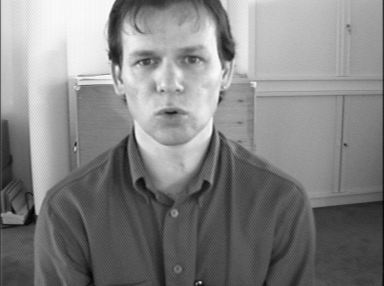
%> input picture BioID_1500.pgm, 384 x 286 px
$ octave --eval "result = eyepoint;"   (GNU Octave 9; MATLAB toolbox functions it lacks are replaced by stand-ins)
%> lines starting %> are read from the running program, lines starting %| are printed output that depends on the picture; in (x1, y1, x2, y2) boxes, pixels count from 0 and x2, y2 are one past the last pixel; in counts of white or black regions, pixels touching at a corner belong together; the program's own positions count from 1
function [ro,c] = eyepoint()
%Finds the center of a human eye in
%a grayscale or rgb image using isophote curvature
%Reference: Accurate Eye Center Location and Tracking Using Isophote
%Curvature, Roberto Valenti and Theo Gevers

% %%%%%% Input Arguments
% input = Either Grayscale or RGB image.
% kernelsize = size of Gaussian kernel used for smoothing and filtering the
% image.
% sigma = Standard deviation of gaussian filter.
% minrad = minimum value of magnitude of displacement vector estimated using the method that
% should be used for voting. Values below it are not used for voting.
% maxrad = maximum value of magnitude of displacement vector estimated
% using  the method that should be used for voting. Values above it are not
% used for center voting.
% thresh (Not required when using curved method. but required during using
% canny method
%)= threshhold value as required for Canny operator in Edge method. Default
%is 0.37
%scale(optional)=To specify which scale to use. Default is 1.
% method(optional)= Method to be used for determinin center. can be string named
% 'canny' or 'curved'. default is 'curved'.


% %%%%%% Output Arguments
% r = y-coordinates of estimated center.
% c =x-coordinates of estimated center.


% %%%%% Example:
% eyepoint('C:\Singh\Data\faces\BioID\ftp.uni-erlangen.de\pub\facedb\BioID_
% 1152.png',8,3,4,30,0.37,'canny');

% eyepoint('C:\Singh\Data\faces\BioID\ftp.uni-erlangen.de\pub\facesdb\BioID
% _1152.png',8,5,4,30);
%eyepoint('C:\highres\008\008_01.jpg',8,1,4,50,0.5)
%eyepoint('C:\highres\032\032_01.jpg',8,1,5,50,0.43,'canny')

%%%%%%%%%%%%%%%%%%%%%%%%%%%%%%%%%%%%%%%%%%%%%%%%%%%%%%%%%%%%%%%%%%%%%%%%%

kernelsize=8;
sigma=5;
minrad=4;
maxrad=30;
scale=1;
thresh=0.4;

% Read the image
I=imread('BioID_1500.pgm');
%> I is the input picture: size 286x384 uint8; min 1, max 252, mean 131.3
user=I;
iptsetpref('useIPPL',false);
I=imresize(I,scale,'lanczos3');

% If the image is rgb then convert it into grayscale
if(size(I,3)==3)
I=rgb2gray(I);
end
imagesc(I),title('Original Image'),impixelinfo,colormap('gray');
hold on;
% Crop the image and adjust it. It saves computation and makes sure that only relevant areas
% of the Image are used.
rect = [126.5100   41.5100   84.9800   32.9800];
J = imcrop(user,[126.5100   41.5100   84.9800   32.9800]);

hold off;
m=[rect(1) rect(1)+rect(3)];
n=[rect(2) rect(2)+rect(4)];
% Display the cropped image
figure,imagesc(J,'XData',m,'YData',n),title('Original Cropped Image'),impixelinfo,colormap('gray');
% Obtain the kernel for smoothing the image using the given arguments
sz=2*kernelsize-1;
h=zeros(2*sz-1,2*sz-1);
for y=-(sz-1):1:(sz-1)
    for x=-(sz-1):1:(sz-1)
      a=x+sz;
      b=y+sz;
      h(b,a)=exp(-((x*x) + (y*y))/(2*sigma*sigma))/(2*pi*sigma*sigma);
    end
end
% smooth the image using imfilter function and kernel obtained above
% Apply the canny operator on the image if specified

J=imfilter(J,h,'replicate','conv');
J=edge(J,'canny',thresh,sigma);
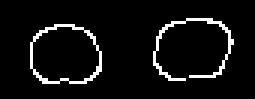
%> J: size 33x85 logical (shown 3 times larger); 6% white in thin lines or dots, all inside (x1, y1, x2, y2) = (10, 6, 78, 28)

% Convert the data type of the image to double. Now divide the cropped
% image into two parts. One for each eye. Store it in variable cel
cel{1}=J(1:1:size(J,1),1:1:round(0.50*size(J,2)));
cel{2}=J(1:1:size(J,1),round(0.50*size(J,2)):1:size(J,2));
ro=zeros(2);
c=zeros(2);
%for each eye apply the algorithm based on the method specified.
for gagan=1:1:2
cel{gagan}=im2double(cel{gagan});
% Smooth the image.
cel{gagan}=imfilter(cel{gagan},h,'replicate','conv');
% Display the image obtained after
% smoothing
figure,imagesc(cel{gagan},'XData',m,'YData',n),title('Image after Blurring with Gaussian'),impixelinfo,colormap('gray');
% Calculate the gradient using the 7-tap Coefficients given by Farid and
% Simoncelli given in their paper "Differentiation of Discrete
% Multi-Dimensional Signals".If scale is les than or equal to 1. Otherwise
% compute using gradient method of MATLAB.
if(scale<=1)
 p = [ 0.004711  0.069321  0.245410  0.361117  0.245410  0.069321  0.004711];
  d1 = [ 0.018708  0.125376  0.193091  0.000000 -0.193091 -0.125376 -0.018708];
  d2 = [ 0.055336  0.137778 -0.056554 -0.273118 -0.056554  0.137778  0.055336];
 FX=conv2(p,d1,cel{gagan},'same');
 FY=conv2(d1,p,cel{gagan},'same');
 FXX=conv2(p,d2,cel{gagan},'same');
 FYY=conv2(d2,p,cel{gagan},'same');
 FXY=conv2(d1,p,FX,'same');
else
[FX,FY]=gradient(cel{gagan});
[FXX,FXY]=gradient(FX);
[FYX,FYY]=gradient(FY);
end
% Calculate the curvedness
curved=sqrt(im2double(FXX.^2 + 2*FXY.^2 + FYY.^2));
% Display the curvedness
figure,imagesc(abs(curved),'XData',m,'YData',n),title('Curvedness'),impixelinfo,colormap('gray');
% Calculate the displacement vectors
G1=FX.^2 + FY.^2;
G2=((FY.^2).*FXX) - (2*(FX.*FXY).*FY) + ((FX.^2).*FYY);
G2=round(G1./G2);
G2=-1*G2;
% Clear the redundant variables to free some space
clear FXX;
clear FXY;
clear FYY;
G4=G2.*FX;
G5=G2.*FY;
G1=G1.^(1.5);
G8=round(G2./G1);
G8=-1*G8;
clear FX;
clear FY;
D_vector=zeros(size(cel{gagan},1),size(cel{gagan},2),2);
for y=1:1:size(cel{gagan},1)
for x=1:1:size(cel{gagan},2)
        D_vector(y,x,1)=G4(y,x);
        D_vector(y,x,2)=G5(y,x);
end
end
D_vector=round(D_vector);
Mag_D_vector=sqrt(D_vector(:,:,1).^2 + D_vector(:,:,1).^2);
% Create the weight array.Make curvedness as the voting scheme if method
% specified is curved otherwise use 1 for canny.
weight=zeros(size(cel{gagan},1),size(cel{gagan},2));
for y=1:1:size(cel{gagan},1)
    for x=1:1:size(cel{gagan},2)
        weight(y,x)=1;

    end
end
% Create the accumulator that will store the result
mapped=zeros(size(cel{gagan},1),size(cel{gagan},2));
Used_D_Vector=zeros(size(cel{gagan},1),size(cel{gagan},2),2);
for y=1:1:size(cel{gagan},1)
    for x=1:1:size(cel{gagan},2)
        if((D_vector(y,x,1)~=0) || (D_vector(y,x,2)~=0))
        if((x+D_vector(y,x,1)>0) &&  (y+D_vector(y,x,2)>0))
        if((x+D_vector(y,x,1)<=size(cel{gagan},2)) &&  (y+D_vector(y,x,2)<=size(cel{gagan},1)) && (G8(y,x)<0))
            if((Mag_D_vector(y,x)>=minrad)&&(Mag_D_vector(y,x)<=maxrad))
                % use only those displacement vectors which are within the
                % specified range
            Used_D_Vector(y,x,1)=D_vector(y,x,1);
            Used_D_Vector(y,x,2)=D_vector(y,x,2);
        mapped(y+D_vector(y,x,2),x+D_vector(y,x,1))=mapped(y+D_vector(y,x,2),x+D_vector(y,x,1)) + weight(y,x);
            end
        end
        end
        end
    end
end
% plot the used displacement vectors
quiver(Used_D_Vector(:,:,1),Used_D_Vector(:,:,2),0),title('Displacement Vector');
% smooth the accumulator
mapped=imfilter(mapped,h,'replicate','conv');
% plot the mapped image obtained after smoothing
figure,imagesc(mapped,'XData',m,'YData',n),title('Mapped Image after Blurring with Gaussian'),impixelinfo,colormap('gray');
% Find the maximum isocenter
[ro(gagan),c(gagan)]=find(mapped==max(mapped(:)));
mapped(mapped<max(mapped(:)))=0;
% plot the result
figure,imagesc(mapped,'XData',m,'YData',n),title('Result'),impixelinfo,colormap('gray');
% Back project to see who voted for the center
radiusmap{gagan}=zeros(size(cel{gagan},1),size(cel{gagan},2));
for y=1:1:size(cel{gagan},1)
    for x=1:1:size(cel{gagan},2)
            if(((ro(gagan)-2)<=(y+Used_D_Vector(y,x,2)))&&((ro(gagan)+2)>=(y+Used_D_Vector(y,x,2))) && ((c(gagan)-2)<=(x+Used_D_Vector(y,x,1)))&&((c(gagan)+2)>=(x+Used_D_Vector(y,x,1))))
                radiusmap{gagan}(y,x)=radiusmap{gagan}(y,x) + abs(curved(y,x));
            end
    end
 end
figure,imagesc(abs(curved),'XData',m,'YData',n),title('Curvedness'),impixelinfo,colormap('gray');
% plot the back projected image
figure,imagesc(radiusmap{gagan},'XData',m,'YData',n),title('Radiusmap'),impixelinfo,colormap('gray');
end
%> this loop made 2 passes
%> pass 1, in eyepoint, `FY=conv2(d1,p,cel{gagan},'same');`:
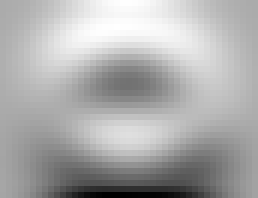
%> FY: size 33x43 double (shown 6 times larger); min -0.0224, max 0.0112, mean 0.00032; drawn with min black and max white
%> pass 1, in eyepoint, `FXX=conv2(p,d2,cel{gagan},'same');`:
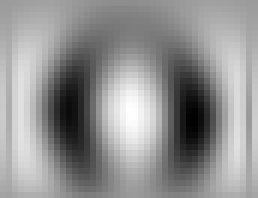
%> FXX: size 33x43 double (shown 6 times larger); min -0.00297, max 0.00196, mean -0.000147; drawn with min black and max white
%> pass 1, in eyepoint, `FYY=conv2(d2,p,cel{gagan},'same');`:
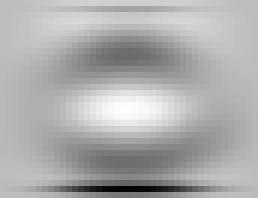
%> FYY: size 33x43 double (shown 6 times larger); min -0.00735, max 0.00265, mean -0.000547; drawn with min black and max white
%> pass 1, in eyepoint, `title('Displacement Vector')`:
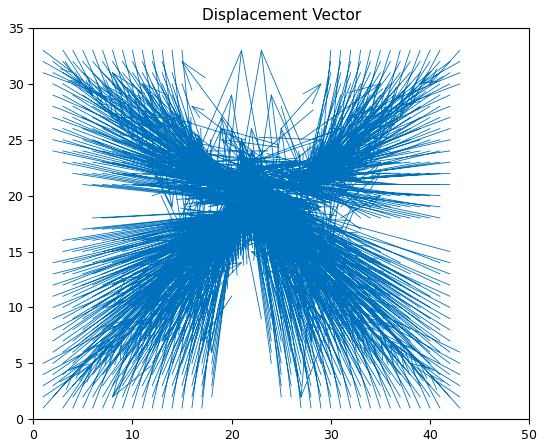
%> figure redrawn from the program's plot data; highest point at x = 1, y = 33; highest point at x = 2, y = 33
%> after the loop:
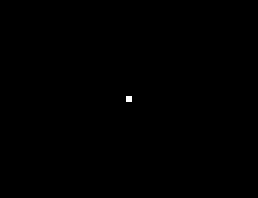
%> mapped: size 33x43 double (shown 6 times larger); values 0 (black) and 2.21 (white), 0.07% white in thin lines or dots, all inside (x1, y1, x2, y2) = (21, 16, 22, 17)
%> after the loop: weight: size 33x43 double; every value is 1
%> after the loop, c = [22 0; 22 0]; cel = 2 items; d1 = [0.0187 0.125 0.193 0 -0.193 -0.125 -0.0187]; d2 = [0.0553 0.138 -0.0566 -0.273 -0.0566 0.138 0.0553]; p = [0.00471 0.0693 0.245 0.361 0.245 0.0693 0.00471]; radiusmap = 2 items; ro = [20 0; 17 0]
c(1)=c(1)+m(1);
ro(1)=ro(1)+n(1);
c(2)=c(2)+m(1)+0.50*size(J,2);
ro(2)=ro(2)+n(1);
% Display the resulting image.
figure;imshow(I,[],'initialMagnification','fit');impixelinfo;hold on;
plot(c(1),ro(1),'r*');
plot(c(2),ro(2),'r*');
c(1),ro(1)
%> after `c(1)`: ans = 148.5
%> after `ro(1)`: ans = 61.51
c(2),ro(2)
%> after `c(2)`: ans = 191
%> after `ro(2)`: ans = 58.51
%> `result = eyepoint;`:
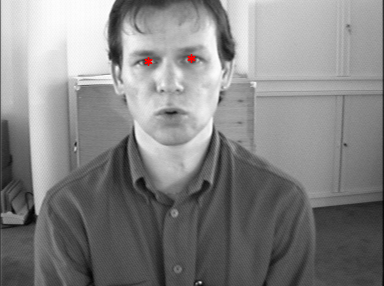
%> figure redrawn from the program's plot data
%> `result = eyepoint;`: result = [61.51 0; 58.51 0]
hold off;
end

$ run again, with BioID_0418.pgm copied over BioID_1500.pgm
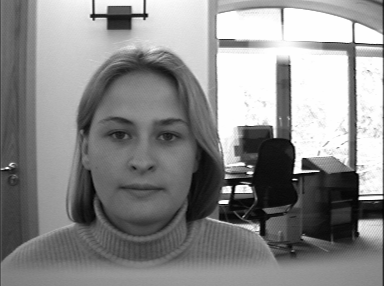
%> input picture BioID_0418.pgm, 384 x 286 px
%> in eyepoint, I is the input picture: size 286x384 uint8; min 1, max 254, mean 138.6
%> in eyepoint, `J=edge(J,'canny',thresh,sigma);`:
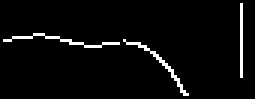
%> J: size 33x85 logical (shown 3 times larger); 3.7% white in thin lines or dots, all inside (x1, y1, x2, y2) = (1, 1, 81, 32)
%> after the loop in eyepoint, `for gagan=1:1:2`: c = [9 0; 1 0]; cel = 2 items; d1 = [0.0187 0.125 0.193 0 -0.193 -0.125 -0.0187]; d2 = [0.0553 0.138 -0.0566 -0.273 -0.0566 0.138 0.0553]; p = [0.00471 0.0693 0.245 0.361 0.245 0.0693 0.00471]; radiusmap = 2 items; ro = [14 0; 33 0]
%> in eyepoint, `c(1)`: ans = 135.5
%> in eyepoint, `ro(1)`: ans = 55.51
%> in eyepoint, `c(2)`: ans = 170
%> in eyepoint, `ro(2)`: ans = 74.51
%> `result = eyepoint;`:
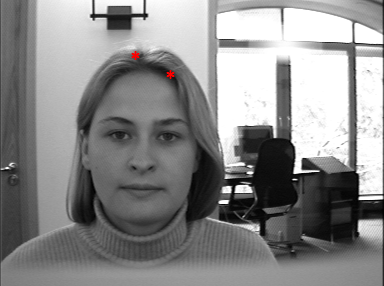
%> figure redrawn from the program's plot data
%> result = [55.51 0; 74.51 0]

$ run again, with User1_back.pgm copied over BioID_1500.pgm
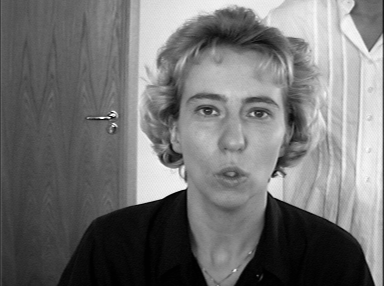
%> input picture User1_back.pgm, 384 x 286 px
%> in eyepoint, I is the input picture: size 286x384 uint8; min 1, max 254, mean 113.8
%> in eyepoint, `J=edge(J,'canny',thresh,sigma);`:
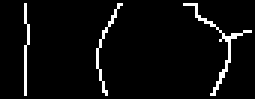
%> J: size 33x85 logical (shown 3 times larger); 4.6% white in thin lines or dots, all inside (x1, y1, x2, y2) = (8, 1, 84, 32)
%> after the loop in eyepoint, `for gagan=1:1:2`: c = [10 0; 28 0]; cel = 2 items; d1 = [0.0187 0.125 0.193 0 -0.193 -0.125 -0.0187]; d2 = [0.0553 0.138 -0.0566 -0.273 -0.0566 0.138 0.0553]; p = [0.00471 0.0693 0.245 0.361 0.245 0.0693 0.00471]; radiusmap = 2 items; ro = [25 0; 1 0]
%> in eyepoint, `c(1)`: ans = 136.5
%> in eyepoint, `ro(1)`: ans = 66.51
%> in eyepoint, `c(2)`: ans = 197
%> in eyepoint, `ro(2)`: ans = 42.51
%> `result = eyepoint;`:
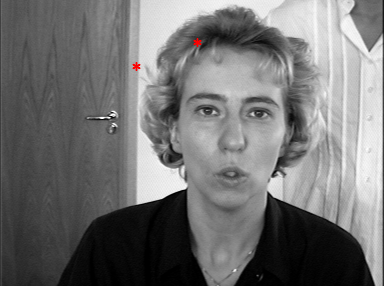
%> figure redrawn from the program's plot data
%> result = [66.51 0; 42.51 0]

$ run again, with User3_5.pgm copied over BioID_1500.pgm
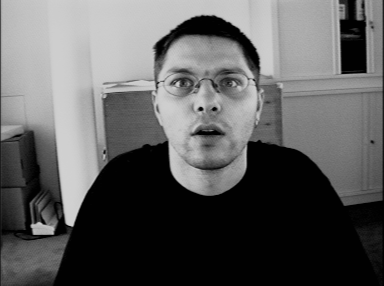
%> input picture User3_5.pgm, 384 x 286 px
%> in eyepoint, I is the input picture: size 286x384 uint8; min 1, max 210, mean 93.3
%> after the loop in eyepoint, `for gagan=1:1:2`: c = [32 0; 28 0]; cel = 2 items; d1 = [0.0187 0.125 0.193 0 -0.193 -0.125 -0.0187]; d2 = [0.0553 0.138 -0.0566 -0.273 -0.0566 0.138 0.0553]; p = [0.00471 0.0693 0.245 0.361 0.245 0.0693 0.00471]; radiusmap = 2 items; ro = [20 0; 33 0]
%> in eyepoint, `c(1)`: ans = 158.5
%> in eyepoint, `ro(1)`: ans = 61.51
%> in eyepoint, `c(2)`: ans = 197
%> in eyepoint, `ro(2)`: ans = 74.51
%> `result = eyepoint;`:
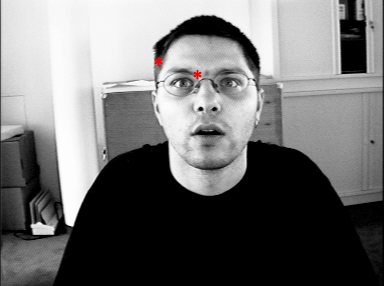
%> figure redrawn from the program's plot data
%> result = [61.51 0; 74.51 0]
